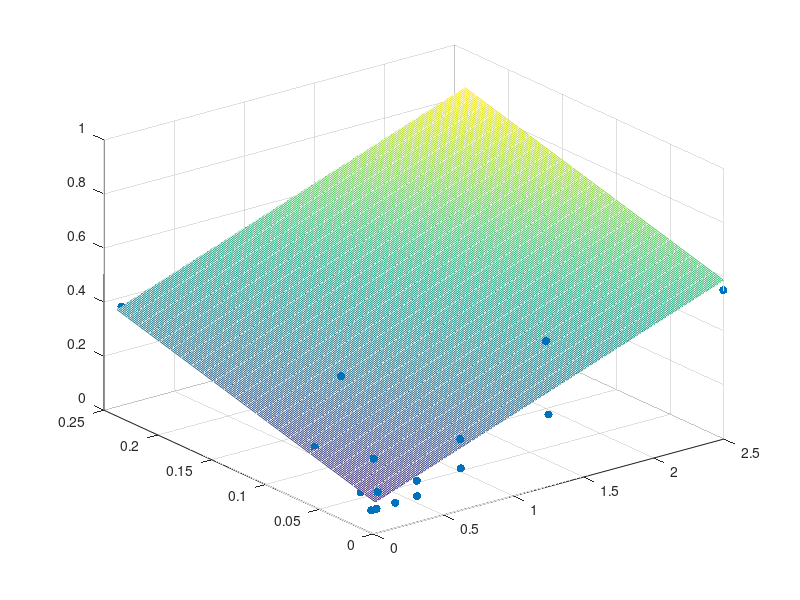

Write MATLAB code to recreate this figure. (Note: this script raises an error after producing the figure.)
clc; clear all; close all;

%% PART I: regress err vs dx^2/dt and dt^2
M=csvread('inf_errors.csv');
dx = [M(2:5,1);M(2:5,1);M(2:5,1);M(2:5,1)];
dt = [M(2:5,1).* 2; 
      M(2:5,1); 
      M(2:5,1)./5; 
      M(2:5,1)./10];
y = [M(2:5,2);M(2:5,3);M(2:5,4);M(2:5,5)]; % errors  
dx2 = dx.*dx;


% regress errors in terms of dx^2/dt and dt^2
term1 = dx2./dt;
term2 = dt.*dt;
X = [ones(size(term1)) term1 term2];
b = regress(y, X)

figure()
scatter3(term1, term2, y, 'filled')
hold on
x1fit = min(term1):.01:max(term1);
x2fit = min(term2):.01:max(term2);
[X1FIT,X2FIT] = meshgrid(x1fit,x2fit);
YFIT = b(1) + b(2)*X1FIT + b(3)*X2FIT;
mesh(X1FIT,X2FIT,YFIT)
hold off

dt_critical = [(b(1)/(2*b(2))*dx(1)^2)^(1/3);
               (b(1)/(2*b(2))*dx(2)^2)^(1/3);
               (b(1)/(2*b(2))*dx(3)^2)^(1/3);
               (b(1)/(2*b(2))*dx(4)^2)^(1/3)]

           
%% PART II: check the convergence rate for dt:

dx = M(2:5,1);
dt = dx.*dx;
err = M(2:5,6);
figure()
error_loglog(dt, err)
error_table(dt, err)
 

%% PART III: check the convergence rate for dx:
M2 = csvread('check_dx.csv');
dx = M2(:,1);
err1 = M2(:,2); % l1 norm
err2 = M2(:,3); % l2 norm
err3 = M2(:,4); % inf norm
figure()
error_loglog(dx, err3)
error_table(dx, err3)
